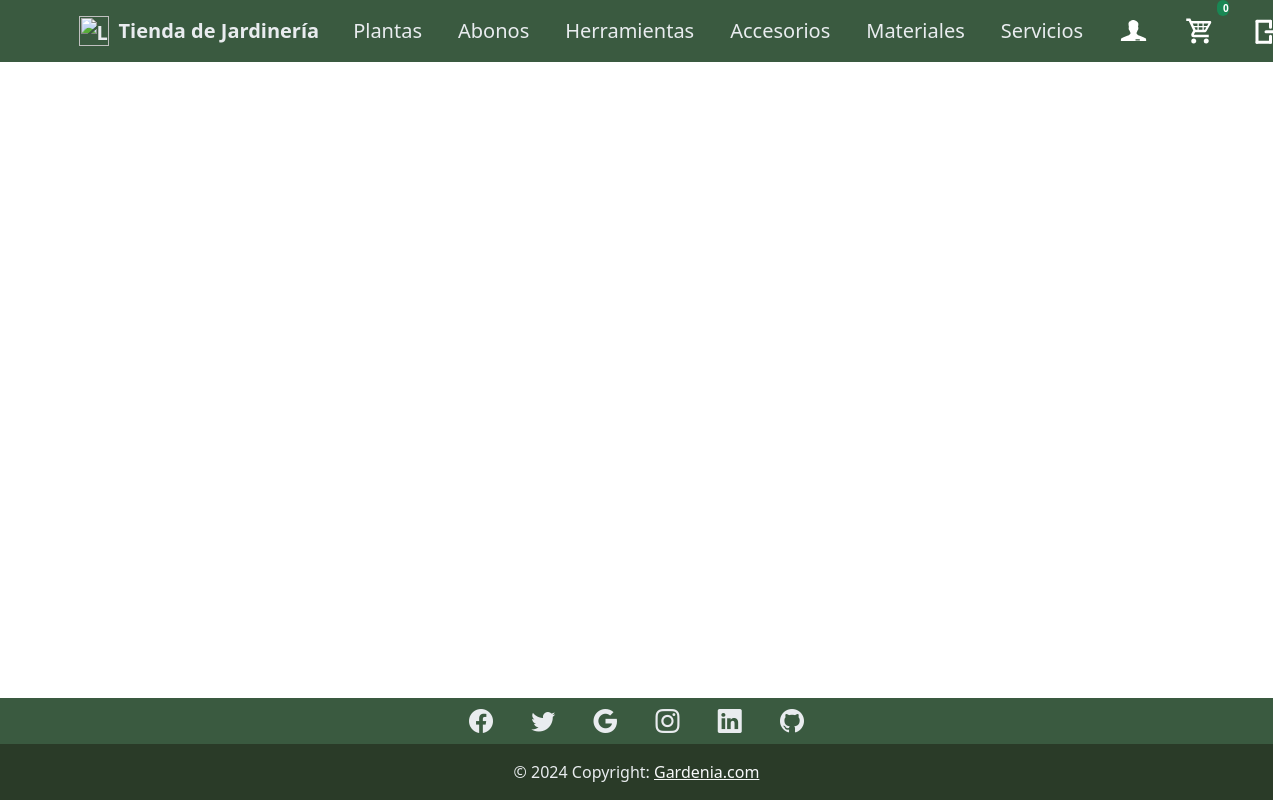
Page /views/usuariosprod.view.php?cat=Herramientas&pag=1 (signed in) on the earlier database version.
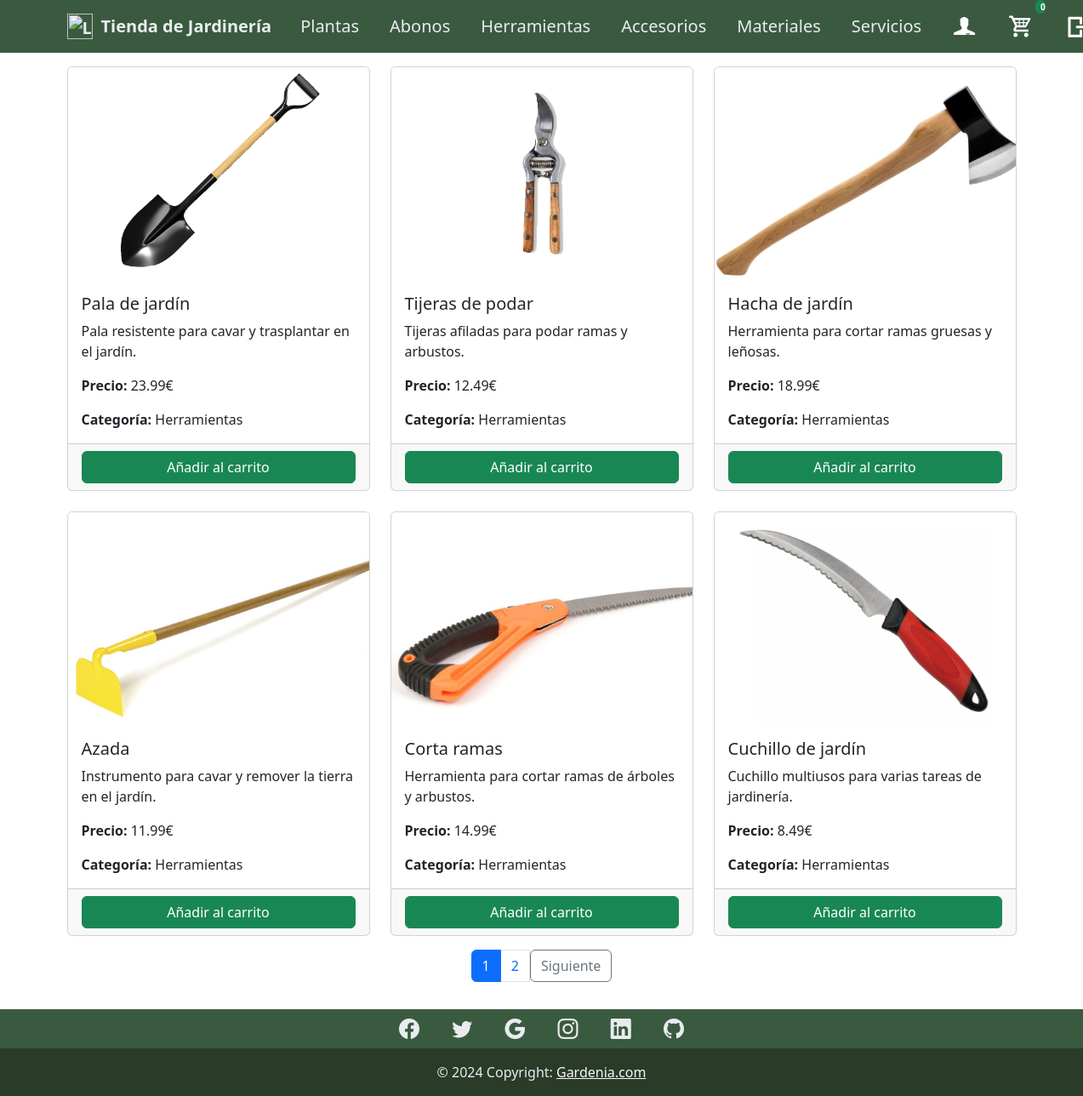
Same page on the later database version.
### tables this page shows
CREATE TABLE `productos` (
  `id_producto` int(11) NOT NULL,
  `nombre` varchar(100) DEFAULT NULL,
  `descripcion` text DEFAULT NULL,
  `precio` decimal(10,2) DEFAULT NULL,
  `imagen` varchar(255) DEFAULT NULL,
  `id_categoria` int(11) DEFAULT NULL
);

CREATE TABLE `categorias` (
  `id_categoria` int(11) NOT NULL,
  `nombre` varchar(100) DEFAULT NULL,
  `descripcion` text DEFAULT NULL
);

### class/Productsclass.php (called while the page is built, shortened)
<?php
include_once 'ConexionMysqli.php';
class ProductsClass
{
    private $conexion;
    public function __construct()
    {
        $con = new ConexionMysqli();
        $this->conexion = $con->obtenerConexion();
    }
    public function obtenerProductos($cat, $limite, $desplazamiento)
    {
        $sql = $this->conexion->prepare('SELECT id_categoria FROM categorias WHERE nombre = ?');
        $sql->bind_param('s', $cat);
        $id_cat = 0;
        if ($sql->execute()) {
            $res = $sql->get_result();
            if ($fila = $res->fetch_assoc()) {
                $id_cat = $fila['id_categoria'];
            }
        }
        $consulta = $this->conexion->prepare('SELECT c.*, p.*, c.nombre AS nombre_categoria FROM categorias c
                                                    INNER JOIN productos p ON c.id_categoria = p.id_categoria
                                                     WHERE  c.id_categoria = ? LIMIT ? OFFSET ?');
        $consulta->bind_param('iii', $id_cat, $limite, $desplazamiento);
        $productos = [];
        if ($consulta->execute()) {
            $resultado = $consulta->get_result();
            while ($fila = $resultado->fetch_assoc()) {
                $productos[] = $fila;
            }
        }
        return $productos;
    }
}

### class/Conexionmysqli.php (called while the page is built, shortened)
<?php
class ConexionMysqli
{
    private $dbHost = 'localhost';
    private $dbName = 'jardin';
    private $dbUser = 'root';
    private $dbPass = '';
    public function obtenerConexion()
    {
        $this->conexion = new mysqli($this->dbHost, $this->dbUser, $this->dbPass, $this->dbName);
        $this->conexion->set_charset("utf8");
        return $this->conexion;
    }
}

### class/CarritoClass.php (called while the page is built, shortened)
<?php
class CarritoClass
{
    private $conexion;
    public function __construct()
    {
        $con = new ConexionMysqli();
        $this->conexion = $con->obtenerConexion();
    }
    function contarProductos($idUsuario)
    {
        $sql = $this->conexion->prepare('SELECT sum(cantidad) AS total_cantidad
                                                FROM carrito
                                                WHERE id_usuario = ?');
        $sql->bind_param('i', $idUsuario);
        if ($sql->execute()) {
            $result = $sql->get_result();
            $fila = $result->fetch_assoc();
            return $fila;
        }
    }
}
?>

### api/carrito.php (called while the page is built, shortened)
<?php
include_once '../class/ConexionMysqli.php';
include_once '../class/CarritoClass.php';
function cantidadProductos($idUsuario)
{
    $carrito = new CarritoClass();
    $salida = $carrito->contarProductos($idUsuario);
    if (is_null($salida['total_cantidad'])) {
        return 0;
    } else {
        return $salida['total_cantidad'];
    }
}
?>

### views/usuariosprod.view.php (the view, shortened to what this page needs)
    <link href="https://cdn.jsdelivr.net/npm/bootstrap@5.3.0-alpha3/dist/css/bootstrap.min.css" rel="stylesheet">
    <link rel="stylesheet" href="../css/navuser.css" />
<?php
include '../class/ProductsClass.php';
include '../includes/usernav.php';
$productos = new ProductsClass();
$cat = $_GET['cat'];
$pag = $_GET['pag'];
$limite = 6;
$desplazamiento = ($pag - 1) * $limite;
$totalProductos = count($productos->obtenerProductos($cat, PHP_INT_MAX, 0));
$totalPag = ceil($totalProductos / $limite);
$obtenerProductos = $productos->obtenerProductos($cat, $limite, $desplazamiento);
echo '<div class="container mt-3">';
echo '<div class="row row-cols-1 row-cols-sm-2 row-cols-md-3 g-4">';
foreach ($obtenerProductos as $producto) {
    echo '<div class="col">';
    echo '<div class="card h-100">';
    echo '<img src="' . $producto["imagen"] . '" class="imagen_producto card-img-top" alt="' . $producto["nombre"] . '">';
    echo '<div class="card-body">';
    echo '<h5 class="card-title">' . $producto["nombre"] . '</h5>';
    echo '<p class="card-text">' . $producto["descripcion"] . '</p>';
    echo '<p class="card-text"><strong>Precio:</strong> ' . $producto["precio"] . '€</p>';
    echo '<p class="card-text"><strong>Categoría:</strong> ' . $producto["nombre_categoria"] . '</p>';
    echo '</div>';
    echo '<div class="card-footer">';
    echo '<a class="btn btn-success w-100" href="../api/carrito.php?id_producto=' . $producto["id_producto"] . '&cat=' . $cat . '&accion=agregarProducto">Añadir al carrito</a>';
    echo '</div>';
    echo '</div>';
    echo '</div>';
}
echo '</div>';
echo '</div>';
echo '<div class="container mt-3 mb-3">';
echo '<nav>';
echo '<ul class="pagination justify-content-center">';
for ($i = 1; $i <= $totalPag; $i++) {
    $activo = ($i == $pag) ? 'active' : '';
    echo '<li class="page-item ' . $activo . '">';
    echo '<a class="page-link" href="?cat=' . $cat . '&pag=' . $i . '">' . $i . '</a>';
    echo '</li>';
}
if ($pag < $totalPag) {
    echo '<li class="page-item">';
    echo '<a class="btn btn-outline-secondary" href="?cat=' . $cat . '&pag=' . ($pag + 1) . '">Siguiente</a>';
    echo '</li>';
}
echo '</ul>';
echo '</nav>';
echo '</div>';
include('../includes/footer.php');
?>

Differences in the rows shown:
now on this page (row edited): productos: imagen (picture), nombre "Pala de jardín", descripcion "Pala resistente para cavar y trasplantar en el jardín.", precio "23.99", id_categoria.nombre "Herramientas"
now on this page (row edited): productos: imagen (picture), nombre "Tijeras de podar", descripcion "Tijeras afiladas para podar ramas y arbustos.", precio "12.49", id_categoria.nombre "Herramientas"
now on this page (row edited): productos: imagen (picture), nombre "Hacha de jardín", descripcion "Herramienta para cortar ramas gruesas y leñosas.", precio "18.99", id_categoria.nombre "Herramientas"
now on this page (row edited): productos: imagen (picture), nombre "Azada", descripcion "Instrumento para cavar y remover la tierra en el jardín.", precio "11.99", id_categoria.nombre "Herramientas"
now on this page (row edited): productos: imagen (picture), nombre "Corta ramas", descripcion "Herramienta para cortar ramas de árboles y arbustos.", precio "14.99", id_categoria.nombre "Herramientas"
now on this page (row edited): productos: imagen (picture), nombre "Cuchillo de jardín", descripcion "Cuchillo multiusos para varias tareas de jardinería.", precio "8.49", id_categoria.nombre "Herramientas"
Other differences:
new list line: "1"
new list line: "2"
text now shown: "Siguiente"
